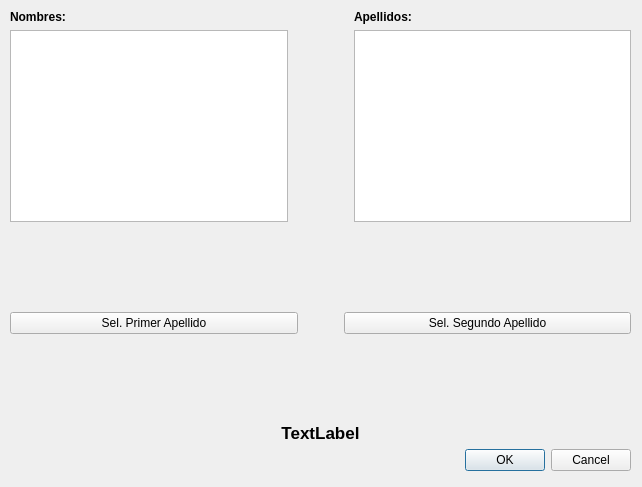
<?xml version="1.0" encoding="UTF-8"?>
<ui version="4.0">
 <class>DSeleccionApellidos</class>
 <widget class="QDialog" name="DSeleccionApellidos">
  <property name="geometry">
   <rect>
    <x>0</x>
    <y>0</y>
    <width>642</width>
    <height>487</height>
   </rect>
  </property>
  <property name="windowTitle">
   <string>Dialog</string>
  </property>
  <widget class="QWidget" name="">
   <property name="geometry">
    <rect>
     <x>10</x>
     <y>10</y>
     <width>621</width>
     <height>461</height>
    </rect>
   </property>
   <layout class="QVBoxLayout" name="verticalLayout_4">
    <item>
     <layout class="QVBoxLayout" name="verticalLayout_3">
      <item>
       <layout class="QHBoxLayout" name="horizontalLayout">
        <item>
         <layout class="QVBoxLayout" name="verticalLayout">
          <item>
           <widget class="QLabel" name="label">
            <property name="font">
             <font>
              <weight>75</weight>
              <bold>true</bold>
             </font>
            </property>
            <property name="text">
             <string>Nombres:</string>
            </property>
           </widget>
          </item>
          <item>
           <widget class="QListWidget" name="listaNombres"/>
          </item>
         </layout>
        </item>
        <item>
         <spacer name="horizontalSpacer">
          <property name="orientation">
           <enum>Qt::Horizontal</enum>
          </property>
          <property name="sizeType">
           <enum>QSizePolicy::Fixed</enum>
          </property>
          <property name="sizeHint" stdset="0">
           <size>
            <width>60</width>
            <height>20</height>
           </size>
          </property>
         </spacer>
        </item>
        <item>
         <layout class="QVBoxLayout" name="verticalLayout_2">
          <item>
           <widget class="QLabel" name="label_2">
            <property name="font">
             <font>
              <weight>75</weight>
              <bold>true</bold>
             </font>
            </property>
            <property name="text">
             <string>Apellidos:</string>
            </property>
           </widget>
          </item>
          <item>
           <widget class="QListWidget" name="listaApellidos"/>
          </item>
         </layout>
        </item>
       </layout>
      </item>
      <item>
       <spacer name="verticalSpacer">
        <property name="orientation">
         <enum>Qt::Vertical</enum>
        </property>
        <property name="sizeHint" stdset="0">
         <size>
          <width>20</width>
          <height>40</height>
         </size>
        </property>
       </spacer>
      </item>
      <item>
       <layout class="QHBoxLayout" name="horizontalLayout_2">
        <item>
         <widget class="QPushButton" name="btnPrimerApellido">
          <property name="text">
           <string>Sel. Primer Apellido</string>
          </property>
         </widget>
        </item>
        <item>
         <spacer name="horizontalSpacer_2">
          <property name="orientation">
           <enum>Qt::Horizontal</enum>
          </property>
          <property name="sizeType">
           <enum>QSizePolicy::Fixed</enum>
          </property>
          <property name="sizeHint" stdset="0">
           <size>
            <width>40</width>
            <height>20</height>
           </size>
          </property>
         </spacer>
        </item>
        <item>
         <widget class="QPushButton" name="btnSegundoApellido">
          <property name="text">
           <string>Sel. Segundo Apellido</string>
          </property>
         </widget>
        </item>
       </layout>
      </item>
      <item>
       <spacer name="verticalSpacer_2">
        <property name="orientation">
         <enum>Qt::Vertical</enum>
        </property>
        <property name="sizeHint" stdset="0">
         <size>
          <width>20</width>
          <height>40</height>
         </size>
        </property>
       </spacer>
      </item>
      <item>
       <widget class="QLabel" name="lblNombreCompleto">
        <property name="font">
         <font>
          <pointsize>13</pointsize>
          <weight>75</weight>
          <bold>true</bold>
         </font>
        </property>
        <property name="layoutDirection">
         <enum>Qt::LeftToRight</enum>
        </property>
        <property name="text">
         <string>TextLabel</string>
        </property>
        <property name="alignment">
         <set>Qt::AlignCenter</set>
        </property>
       </widget>
      </item>
     </layout>
    </item>
    <item>
     <widget class="QDialogButtonBox" name="buttonBox">
      <property name="orientation">
       <enum>Qt::Horizontal</enum>
      </property>
      <property name="standardButtons">
       <set>QDialogButtonBox::Cancel|QDialogButtonBox::Ok</set>
      </property>
     </widget>
    </item>
   </layout>
  </widget>
 </widget>
 <resources/>
 <connections>
  <connection>
   <sender>buttonBox</sender>
   <signal>accepted()</signal>
   <receiver>DSeleccionApellidos</receiver>
   <slot>accept()</slot>
   <hints>
    <hint type="sourcelabel">
     <x>248</x>
     <y>254</y>
    </hint>
    <hint type="destinationlabel">
     <x>157</x>
     <y>274</y>
    </hint>
   </hints>
  </connection>
  <connection>
   <sender>buttonBox</sender>
   <signal>rejected()</signal>
   <receiver>DSeleccionApellidos</receiver>
   <slot>reject()</slot>
   <hints>
    <hint type="sourcelabel">
     <x>316</x>
     <y>260</y>
    </hint>
    <hint type="destinationlabel">
     <x>286</x>
     <y>274</y>
    </hint>
   </hints>
  </connection>
 </connections>
</ui>
